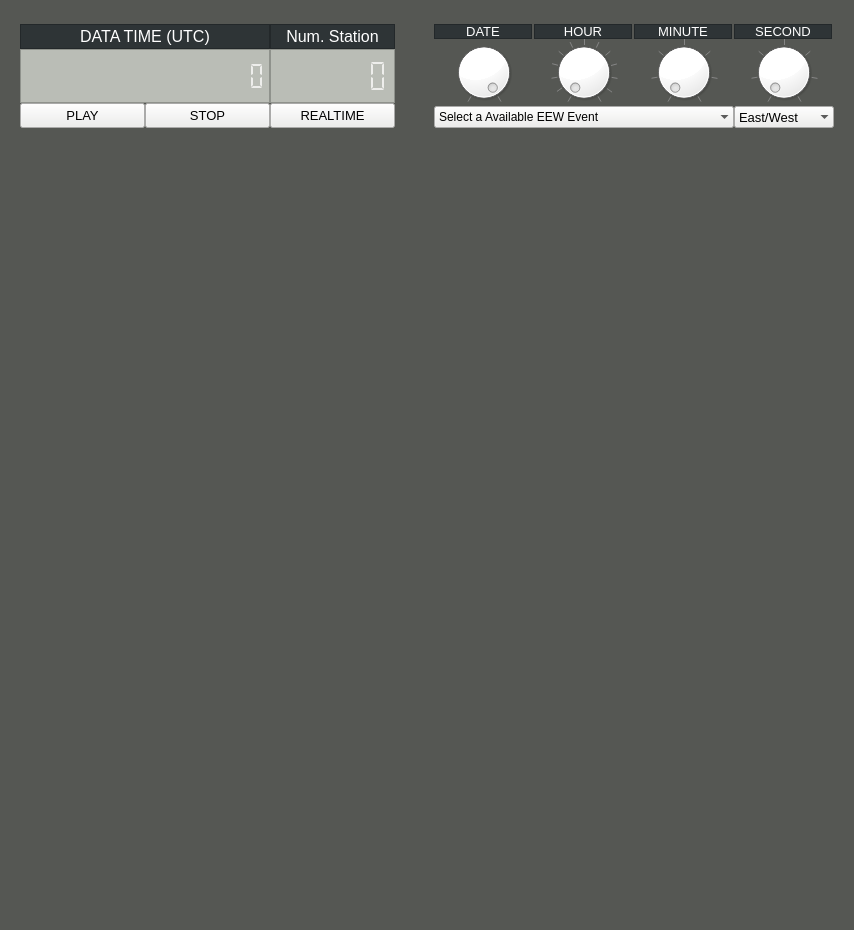
<?xml version="1.0" encoding="UTF-8"?>
<ui version="4.0">
 <class>MainWindow</class>
 <widget class="QMainWindow" name="MainWindow">
  <property name="geometry">
   <rect>
    <x>0</x>
    <y>0</y>
    <width>854</width>
    <height>930</height>
   </rect>
  </property>
  <property name="minimumSize">
   <size>
    <width>854</width>
    <height>930</height>
   </size>
  </property>
  <property name="maximumSize">
   <size>
    <width>854</width>
    <height>930</height>
   </size>
  </property>
  <property name="windowTitle">
   <string>MainWindow</string>
  </property>
  <property name="styleSheet">
   <string notr="true">background-color: rgb(85, 87, 83);</string>
  </property>
  <widget class="QWidget" name="centralwidget">
   <property name="minimumSize">
    <size>
     <width>854</width>
     <height>930</height>
    </size>
   </property>
   <property name="maximumSize">
    <size>
     <width>854</width>
     <height>930</height>
    </size>
   </property>
   <layout class="QHBoxLayout" name="horizontalLayout_2">
    <property name="spacing">
     <number>0</number>
    </property>
    <property name="leftMargin">
     <number>0</number>
    </property>
    <property name="topMargin">
     <number>15</number>
    </property>
    <property name="rightMargin">
     <number>0</number>
    </property>
    <property name="bottomMargin">
     <number>0</number>
    </property>
    <item>
     <spacer name="horizontalSpacer">
      <property name="orientation">
       <enum>Qt::Horizontal</enum>
      </property>
      <property name="sizeHint" stdset="0">
       <size>
        <width>40</width>
        <height>20</height>
       </size>
      </property>
     </spacer>
    </item>
    <item>
     <layout class="QVBoxLayout" name="mainLO">
      <property name="spacing">
       <number>15</number>
      </property>
      <item>
       <layout class="QHBoxLayout" name="headerLO">
        <property name="spacing">
         <number>0</number>
        </property>
        <item>
         <layout class="QGridLayout" name="leftHeaderLO">
          <property name="spacing">
           <number>0</number>
          </property>
          <item row="4" column="2">
           <widget class="QPushButton" name="currentPB">
            <property name="minimumSize">
             <size>
              <width>125</width>
              <height>25</height>
             </size>
            </property>
            <property name="maximumSize">
             <size>
              <width>125</width>
              <height>25</height>
             </size>
            </property>
            <property name="font">
             <font>
              <pointsize>10</pointsize>
             </font>
            </property>
            <property name="styleSheet">
             <string notr="true">background-color: rgb(238, 238, 236);</string>
            </property>
            <property name="text">
             <string>REALTIME</string>
            </property>
            <property name="flat">
             <bool>false</bool>
            </property>
           </widget>
          </item>
          <item row="2" column="2">
           <widget class="QLabel" name="label_6">
            <property name="minimumSize">
             <size>
              <width>0</width>
              <height>25</height>
             </size>
            </property>
            <property name="maximumSize">
             <size>
              <width>16777215</width>
              <height>25</height>
             </size>
            </property>
            <property name="font">
             <font>
              <pointsize>12</pointsize>
             </font>
            </property>
            <property name="styleSheet">
             <string notr="true">background-color: rgb(46, 52, 54);
color:rgb(255, 255, 255);
</string>
            </property>
            <property name="frameShape">
             <enum>QFrame::StyledPanel</enum>
            </property>
            <property name="text">
             <string>Num. Station</string>
            </property>
            <property name="alignment">
             <set>Qt::AlignCenter</set>
            </property>
           </widget>
          </item>
          <item row="4" column="0">
           <widget class="QPushButton" name="playPB">
            <property name="minimumSize">
             <size>
              <width>125</width>
              <height>25</height>
             </size>
            </property>
            <property name="maximumSize">
             <size>
              <width>125</width>
              <height>25</height>
             </size>
            </property>
            <property name="font">
             <font>
              <pointsize>10</pointsize>
             </font>
            </property>
            <property name="styleSheet">
             <string notr="true">background-color: rgb(238, 238, 236);</string>
            </property>
            <property name="text">
             <string>PLAY</string>
            </property>
           </widget>
          </item>
          <item row="3" column="0" colspan="2">
           <widget class="QLCDNumber" name="dataTimeLCD">
            <property name="maximumSize">
             <size>
              <width>16777215</width>
              <height>60</height>
             </size>
            </property>
            <property name="sizeIncrement">
             <size>
              <width>0</width>
              <height>60</height>
             </size>
            </property>
            <property name="styleSheet">
             <string notr="true">color: rgb(238, 238, 236);
background-color: rgb(186, 189, 182);</string>
            </property>
            <property name="frameShape">
             <enum>QFrame::StyledPanel</enum>
            </property>
            <property name="frameShadow">
             <enum>QFrame::Plain</enum>
            </property>
            <property name="smallDecimalPoint">
             <bool>false</bool>
            </property>
            <property name="digitCount">
             <number>17</number>
            </property>
            <property name="segmentStyle">
             <enum>QLCDNumber::Flat</enum>
            </property>
           </widget>
          </item>
          <item row="2" column="0" colspan="2">
           <widget class="QLabel" name="label_5">
            <property name="minimumSize">
             <size>
              <width>0</width>
              <height>25</height>
             </size>
            </property>
            <property name="maximumSize">
             <size>
              <width>16777215</width>
              <height>25</height>
             </size>
            </property>
            <property name="font">
             <font>
              <pointsize>12</pointsize>
             </font>
            </property>
            <property name="styleSheet">
             <string notr="true">background-color: rgb(46, 52, 54);
color:rgb(255, 255, 255);
</string>
            </property>
            <property name="frameShape">
             <enum>QFrame::StyledPanel</enum>
            </property>
            <property name="text">
             <string>DATA TIME (UTC)</string>
            </property>
            <property name="alignment">
             <set>Qt::AlignCenter</set>
            </property>
           </widget>
          </item>
          <item row="4" column="1">
           <widget class="QPushButton" name="stopPB">
            <property name="minimumSize">
             <size>
              <width>125</width>
              <height>25</height>
             </size>
            </property>
            <property name="maximumSize">
             <size>
              <width>125</width>
              <height>25</height>
             </size>
            </property>
            <property name="font">
             <font>
              <pointsize>10</pointsize>
             </font>
            </property>
            <property name="styleSheet">
             <string notr="true">background-color: rgb(238, 238, 236);</string>
            </property>
            <property name="text">
             <string>STOP</string>
            </property>
           </widget>
          </item>
          <item row="3" column="2">
           <widget class="QLCDNumber" name="numStaLCD">
            <property name="maximumSize">
             <size>
              <width>16777215</width>
              <height>60</height>
             </size>
            </property>
            <property name="sizeIncrement">
             <size>
              <width>0</width>
              <height>60</height>
             </size>
            </property>
            <property name="styleSheet">
             <string notr="true">color: rgb(238, 238, 236);
background-color: rgb(186, 189, 182);</string>
            </property>
            <property name="frameShape">
             <enum>QFrame::StyledPanel</enum>
            </property>
            <property name="frameShadow">
             <enum>QFrame::Plain</enum>
            </property>
            <property name="smallDecimalPoint">
             <bool>true</bool>
            </property>
            <property name="digitCount">
             <number>6</number>
            </property>
            <property name="segmentStyle">
             <enum>QLCDNumber::Flat</enum>
            </property>
           </widget>
          </item>
          <item row="3" column="4">
           <spacer name="horizontalSpacer_3">
            <property name="orientation">
             <enum>Qt::Horizontal</enum>
            </property>
            <property name="sizeHint" stdset="0">
             <size>
              <width>40</width>
              <height>20</height>
             </size>
            </property>
           </spacer>
          </item>
         </layout>
        </item>
        <item>
         <layout class="QGridLayout" name="rightHeaderLO">
          <property name="spacing">
           <number>0</number>
          </property>
          <item row="0" column="0">
           <widget class="QLabel" name="dateLB">
            <property name="minimumSize">
             <size>
              <width>98</width>
              <height>15</height>
             </size>
            </property>
            <property name="maximumSize">
             <size>
              <width>98</width>
              <height>15</height>
             </size>
            </property>
            <property name="font">
             <font>
              <pointsize>10</pointsize>
             </font>
            </property>
            <property name="styleSheet">
             <string notr="true">background-color: rgb(46, 52, 54);
color:rgb(255, 255, 255);
</string>
            </property>
            <property name="frameShape">
             <enum>QFrame::StyledPanel</enum>
            </property>
            <property name="text">
             <string>DATE</string>
            </property>
            <property name="alignment">
             <set>Qt::AlignCenter</set>
            </property>
           </widget>
          </item>
          <item row="2" column="3">
           <widget class="QDial" name="secDial">
            <property name="minimumSize">
             <size>
              <width>100</width>
              <height>67</height>
             </size>
            </property>
            <property name="maximumSize">
             <size>
              <width>100</width>
              <height>67</height>
             </size>
            </property>
            <property name="styleSheet">
             <string notr="true">background-color: rgb(255, 255, 255);
</string>
            </property>
            <property name="maximum">
             <number>59</number>
            </property>
            <property name="pageStep">
             <number>1</number>
            </property>
            <property name="notchTarget">
             <double>11.000000000000000</double>
            </property>
            <property name="notchesVisible">
             <bool>true</bool>
            </property>
           </widget>
          </item>
          <item row="0" column="3">
           <widget class="QLabel" name="secLB">
            <property name="minimumSize">
             <size>
              <width>98</width>
              <height>15</height>
             </size>
            </property>
            <property name="maximumSize">
             <size>
              <width>98</width>
              <height>15</height>
             </size>
            </property>
            <property name="font">
             <font>
              <pointsize>10</pointsize>
             </font>
            </property>
            <property name="styleSheet">
             <string notr="true">background-color: rgb(46, 52, 54);
color:rgb(255, 255, 255);
</string>
            </property>
            <property name="frameShape">
             <enum>QFrame::StyledPanel</enum>
            </property>
            <property name="text">
             <string>SECOND</string>
            </property>
            <property name="alignment">
             <set>Qt::AlignCenter</set>
            </property>
           </widget>
          </item>
          <item row="2" column="1">
           <widget class="QDial" name="hourDial">
            <property name="minimumSize">
             <size>
              <width>100</width>
              <height>67</height>
             </size>
            </property>
            <property name="maximumSize">
             <size>
              <width>100</width>
              <height>67</height>
             </size>
            </property>
            <property name="styleSheet">
             <string notr="true">background-color: rgb(255, 255, 255);
</string>
            </property>
            <property name="maximum">
             <number>23</number>
            </property>
            <property name="pageStep">
             <number>1</number>
            </property>
            <property name="tracking">
             <bool>true</bool>
            </property>
            <property name="invertedAppearance">
             <bool>false</bool>
            </property>
            <property name="invertedControls">
             <bool>false</bool>
            </property>
            <property name="wrapping">
             <bool>false</bool>
            </property>
            <property name="notchTarget">
             <double>6.000000000000000</double>
            </property>
            <property name="notchesVisible">
             <bool>true</bool>
            </property>
           </widget>
          </item>
          <item row="2" column="2">
           <widget class="QDial" name="minDial">
            <property name="minimumSize">
             <size>
              <width>100</width>
              <height>67</height>
             </size>
            </property>
            <property name="maximumSize">
             <size>
              <width>100</width>
              <height>67</height>
             </size>
            </property>
            <property name="styleSheet">
             <string notr="true">background-color: rgb(255, 255, 255);
</string>
            </property>
            <property name="maximum">
             <number>59</number>
            </property>
            <property name="pageStep">
             <number>1</number>
            </property>
            <property name="invertedControls">
             <bool>false</bool>
            </property>
            <property name="wrapping">
             <bool>false</bool>
            </property>
            <property name="notchTarget">
             <double>11.000000000000000</double>
            </property>
            <property name="notchesVisible">
             <bool>true</bool>
            </property>
           </widget>
          </item>
          <item row="3" column="0" colspan="3">
           <widget class="QComboBox" name="eventListCB">
            <property name="enabled">
             <bool>true</bool>
            </property>
            <property name="minimumSize">
             <size>
              <width>300</width>
              <height>22</height>
             </size>
            </property>
            <property name="maximumSize">
             <size>
              <width>300</width>
              <height>22</height>
             </size>
            </property>
            <property name="font">
             <font>
              <pointsize>9</pointsize>
             </font>
            </property>
            <property name="styleSheet">
             <string notr="true">background-color: rgb(238, 238, 236);</string>
            </property>
            <property name="editable">
             <bool>false</bool>
            </property>
            <property name="sizeAdjustPolicy">
             <enum>QComboBox::AdjustToContents</enum>
            </property>
            <property name="frame">
             <bool>false</bool>
            </property>
            <item>
             <property name="text">
              <string>Select a Available EEW Event</string>
             </property>
            </item>
           </widget>
          </item>
          <item row="3" column="3">
           <widget class="QComboBox" name="monChanCB">
            <property name="minimumSize">
             <size>
              <width>100</width>
              <height>22</height>
             </size>
            </property>
            <property name="maximumSize">
             <size>
              <width>100</width>
              <height>22</height>
             </size>
            </property>
            <property name="font">
             <font>
              <pointsize>10</pointsize>
             </font>
            </property>
            <property name="styleSheet">
             <string notr="true">background-color: rgb(238, 238, 236);</string>
            </property>
            <property name="currentIndex">
             <number>0</number>
            </property>
            <property name="frame">
             <bool>false</bool>
            </property>
            <item>
             <property name="text">
              <string>East/West</string>
             </property>
            </item>
            <item>
             <property name="text">
              <string>North/South</string>
             </property>
            </item>
            <item>
             <property name="text">
              <string>Up/Down</string>
             </property>
            </item>
            <item>
             <property name="text">
              <string>Horizontal</string>
             </property>
            </item>
            <item>
             <property name="text">
              <string>Total(3-Axis)</string>
             </property>
            </item>
           </widget>
          </item>
          <item row="0" column="1">
           <widget class="QLabel" name="hourLB">
            <property name="minimumSize">
             <size>
              <width>98</width>
              <height>15</height>
             </size>
            </property>
            <property name="maximumSize">
             <size>
              <width>98</width>
              <height>15</height>
             </size>
            </property>
            <property name="font">
             <font>
              <pointsize>10</pointsize>
             </font>
            </property>
            <property name="styleSheet">
             <string notr="true">background-color: rgb(46, 52, 54);
color:rgb(255, 255, 255);
</string>
            </property>
            <property name="frameShape">
             <enum>QFrame::StyledPanel</enum>
            </property>
            <property name="text">
             <string>HOUR</string>
            </property>
            <property name="alignment">
             <set>Qt::AlignCenter</set>
            </property>
           </widget>
          </item>
          <item row="0" column="2">
           <widget class="QLabel" name="minLB">
            <property name="minimumSize">
             <size>
              <width>98</width>
              <height>15</height>
             </size>
            </property>
            <property name="maximumSize">
             <size>
              <width>98</width>
              <height>15</height>
             </size>
            </property>
            <property name="font">
             <font>
              <pointsize>10</pointsize>
             </font>
            </property>
            <property name="styleSheet">
             <string notr="true">background-color: rgb(46, 52, 54);
color:rgb(255, 255, 255);
</string>
            </property>
            <property name="frameShape">
             <enum>QFrame::StyledPanel</enum>
            </property>
            <property name="text">
             <string>MINUTE</string>
            </property>
            <property name="alignment">
             <set>Qt::AlignCenter</set>
            </property>
           </widget>
          </item>
          <item row="2" column="0">
           <widget class="QDial" name="dateDial">
            <property name="minimumSize">
             <size>
              <width>100</width>
              <height>67</height>
             </size>
            </property>
            <property name="maximumSize">
             <size>
              <width>100</width>
              <height>67</height>
             </size>
            </property>
            <property name="styleSheet">
             <string notr="true">background-color: rgb(255, 255, 255);
</string>
            </property>
            <property name="maximum">
             <number>1</number>
            </property>
            <property name="pageStep">
             <number>1</number>
            </property>
            <property name="value">
             <number>1</number>
            </property>
            <property name="wrapping">
             <bool>false</bool>
            </property>
            <property name="notchesVisible">
             <bool>true</bool>
            </property>
           </widget>
          </item>
         </layout>
        </item>
       </layout>
      </item>
      <item>
       <widget class="QFrame" name="mapFR">
        <property name="minimumSize">
         <size>
          <width>814</width>
          <height>768</height>
         </size>
        </property>
        <property name="maximumSize">
         <size>
          <width>814</width>
          <height>768</height>
         </size>
        </property>
        <property name="sizeIncrement">
         <size>
          <width>0</width>
          <height>0</height>
         </size>
        </property>
        <property name="frameShape">
         <enum>QFrame::NoFrame</enum>
        </property>
        <property name="frameShadow">
         <enum>QFrame::Raised</enum>
        </property>
        <layout class="QVBoxLayout" name="verticalLayout_2">
         <property name="spacing">
          <number>0</number>
         </property>
         <property name="leftMargin">
          <number>0</number>
         </property>
         <property name="topMargin">
          <number>0</number>
         </property>
         <property name="rightMargin">
          <number>0</number>
         </property>
         <property name="bottomMargin">
          <number>0</number>
         </property>
         <item>
          <layout class="QVBoxLayout" name="mapLO">
           <property name="spacing">
            <number>0</number>
           </property>
          </layout>
         </item>
        </layout>
       </widget>
      </item>
     </layout>
    </item>
    <item>
     <spacer name="horizontalSpacer_2">
      <property name="orientation">
       <enum>Qt::Horizontal</enum>
      </property>
      <property name="sizeHint" stdset="0">
       <size>
        <width>40</width>
        <height>20</height>
       </size>
      </property>
     </spacer>
    </item>
   </layout>
  </widget>
 </widget>
 <resources/>
 <connections/>
</ui>
